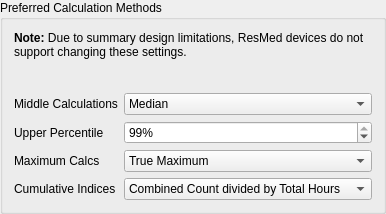
                 <widget class="QGroupBox" name="PreferredCalcs">
                  <property name="sizePolicy">
                   <sizepolicy hsizetype="Preferred" vsizetype="Minimum">
                    <horstretch>0</horstretch>
                    <verstretch>0</verstretch>
                   </sizepolicy>
                  </property>
                  <property name="toolTip">
                   <string>Changes to the following settings needs a restart, but not a recalc.</string>
                  </property>
                  <property name="title">
                   <string>Preferred Calculation Methods</string>
                  </property>
                  <layout class="QGridLayout" name="gridLayout_7">
                   <item row="2" column="1">
                    <widget class="QSpinBox" name="prefCalcPercentile">
                     <property name="toolTip">
                      <string>For consistancy, ResMed users should use 95% here,
as this is the only value available on summary-only days.</string>
                     </property>
                     <property name="suffix">
                      <string notr="true">%</string>
                     </property>
                     <property name="minimum">
                      <number>1</number>
                     </property>
                     <property name="value">
                      <number>99</number>
                     </property>
                    </widget>
                   </item>
                   <item row="1" column="0">
                    <widget class="QLabel" name="label_37">
                     <property name="sizePolicy">
                      <sizepolicy hsizetype="Fixed" vsizetype="Preferred">
                       <horstretch>0</horstretch>
                       <verstretch>0</verstretch>
                      </sizepolicy>
                     </property>
                     <property name="text">
                      <string>Middle Calculations</string>
                     </property>
                    </widget>
                   </item>
                   <item row="3" column="0">
                    <widget class="QLabel" name="label_43">
                     <property name="text">
                      <string>Maximum Calcs</string>
                     </property>
                    </widget>
                   </item>
                   <item row="2" column="0">
                    <widget class="QLabel" name="label_42">
                     <property name="text">
                      <string>Upper Percentile</string>
                     </property>
                    </widget>
                   </item>
                   <item row="4" column="0">
                    <widget class="QLabel" name="label_29">
                     <property name="text">
                      <string>&lt;html&gt;&lt;head/&gt;&lt;body&gt;&lt;p&gt;Cumulative Indices&lt;/p&gt;&lt;/body&gt;&lt;/html&gt;</string>
                     </property>
                    </widget>
                   </item>
                   <item row="1" column="1">
                    <widget class="QComboBox" name="prefCalcMiddle">
                     <property name="toolTip">
                      <string>Median is recommended for ResMed users.</string>
                     </property>
                     <item>
                      <property name="text">
                       <string>Median</string>
                      </property>
                     </item>
                     <item>
                      <property name="text">
                       <string>Weighted Average</string>
                      </property>
                     </item>
                     <item>
                      <property name="text">
                       <string>Normal Average</string>
                      </property>
                     </item>
                    </widget>
                   </item>
                   <item row="3" column="1">
                    <widget class="QComboBox" name="prefCalcMax">
                     <property name="sizePolicy">
                      <sizepolicy hsizetype="Preferred" vsizetype="Fixed">
                       <horstretch>0</horstretch>
                       <verstretch>0</verstretch>
                      </sizepolicy>
                     </property>
                     <property name="minimumSize">
                      <size>
                       <width>140</width>
                       <height>0</height>
                      </size>
                     </property>
                     <property name="toolTip">
                      <string>&lt;html&gt;&lt;head/&gt;&lt;body&gt;&lt;p&gt;True maximum is the maximum of the data set.&lt;/p&gt;&lt;p&gt;99th percentile filters out the rarest outliers.&lt;/p&gt;&lt;/body&gt;&lt;/html&gt;</string>
                     </property>
                     <item>
                      <property name="text">
                       <string>True Maximum</string>
                      </property>
                     </item>
                     <item>
                      <property name="text">
                       <string>99% Percentile</string>
                      </property>
                     </item>
                    </widget>
                   </item>
                   <item row="4" column="1">
                    <widget class="QComboBox" name="culminativeIndices">
                     <item>
                      <property name="text">
                       <string>Combined Count divided by Total Hours</string>
                      </property>
                     </item>
                     <item>
                      <property name="text">
                       <string>Time Weighted average of Indice</string>
                      </property>
                     </item>
                     <item>
                      <property name="text">
                       <string>Standard average of indice</string>
                      </property>
                     </item>
                     <item>
                      <property name="text">
                       <string>Median</string>
                      </property>
                     </item>
                    </widget>
                   </item>
                   <item row="0" column="0" colspan="2">
                    <widget class="QLabel" name="resmedPrefCalcsNotice">
                     <property name="sizePolicy">
                      <sizepolicy hsizetype="Preferred" vsizetype="Minimum">
                       <horstretch>0</horstretch>
                       <verstretch>0</verstretch>
                      </sizepolicy>
                     </property>
                     <property name="text">
                      <string>&lt;html&gt;&lt;head/&gt;&lt;body&gt;&lt;p&gt;&lt;span style=&quot; font-weight:600;&quot;&gt;Note: &lt;/span&gt;Due to summary design limitations, ResMed devices do not support changing these settings.&lt;/p&gt;&lt;/body&gt;&lt;/html&gt;</string>
                     </property>
                     <property name="alignment">
                      <set>Qt::AlignLeading|Qt::AlignLeft|Qt::AlignTop</set>
                     </property>
                     <property name="wordWrap">
                      <bool>true</bool>
                     </property>
                    </widget>
                   </item>
                  </layout>
                 </widget>
